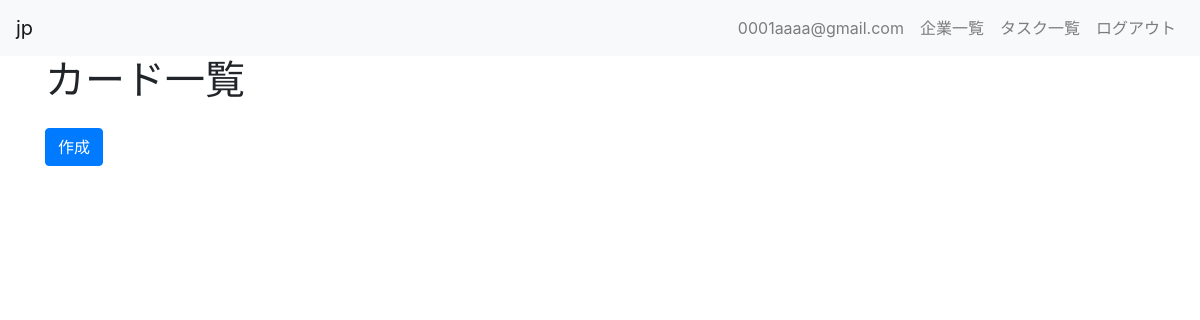
Before: /jpapp/tasks/ (signed in) with the older database file.
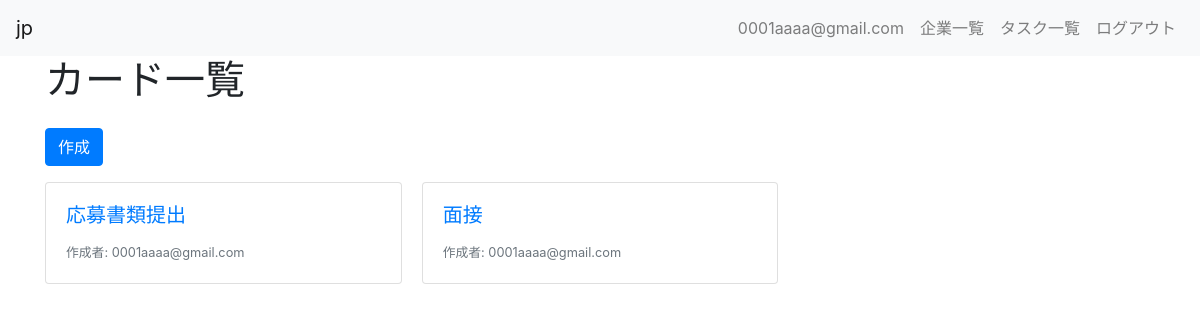
After: the same page with the newer database file.
### jpapp/models.py (models this page shows, shortened)
class Task(models.Model):
    task_title = models.CharField(max_length=100)
    task_memo = models.TextField()
    duedate = models.DateField()
    user = models.ForeignKey(User, on_delete=models.CASCADE)

### jpapp/views.py (the view)
# urls.py: path("tasks/", views.TaskListView.as_view(), name="tasks_list"),
class TaskListView(LoginRequiredMixin, ListView):
    model = Task
    template_name = "jpapp/tasks/list.html"

### templates/jpapp/tasks/list.html
{% extends "jpapp/base.html" %}
{% block content %}
<div class="container">
  <h1>カード一覧</h1>
  <a class="btn btn-primary my-3" href="{% url 'jpapp:tasks_create' %}" role="button">作成</a>
  <div class="card-columns">
    {% for task in task_list %}
    <a href="{% url 'jpapp:tasks_detail' task.pk %}" class="card">
      <div class="card-body">
        <h5 class="card-title">{{ task.task_title }}</h5>
        <footer>
          <small class="text-muted">作成者: {{ task.user.username }}</small>
        </footer>
      </div>
    </a>
    {% endfor %}
  </div>
</div>
{% endblock %}

### templates/jpapp/base.html (shortened to what this page needs)
<!doctype html>
<html lang="ja">
  <head>
    <link rel="stylesheet" href="https://stackpath.bootstrapcdn.com/bootstrap/4.3.1/css/bootstrap.min.css">
    <link href="https://use.fontawesome.com/releases/v5.6.1/css/all.css" rel="stylesheet">
  </head>
  <body>
    <header>
      <nav class="navbar navbar-expand-lg navbar-light bg-light">
        <a class="navbar-brand" href="{% url 'jpapp:index' %}">jp</a>
        <div class="collapse navbar-collapse" id="navbarSupportedContent">
          <ul class="navbar-nav">
            {% if request.user.is_authenticated %}
            <li class="nav-item">
              <a class="nav-link" href="{% url 'jpapp:users_detail' request.user.pk %}">{{ request.user.username }}</a>
            </li>
            <li class="nav-item">
              <a class="nav-link" href="{% url 'jpapp:companies_list' %}">企業一覧</a>
            </li>
            <li class="nav-item">
              <a class="nav-link" href="{% url 'jpapp:tasks_list' %}">タスク一覧</a>
            </li>
            <li class="nav-item">
              <a class="nav-link" href="{% url 'logout' %}">ログアウト</a>
            </li>
            {% endif %}
          </ul>
        </div>
      </nav>
    </header>
    <main>
      {% block content %}
      {% endblock %}
    </main>
  </body>
</html>

Changed rows visible on the page:
added Task: task_title "応募書類提出", user.username "0001aaaa@gmail.com"
added Task: task_title "面接", user.username "0001aaaa@gmail.com"
